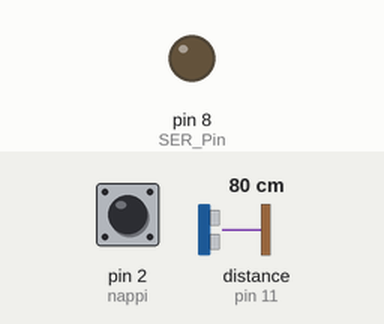
Simulated run of this sketch. Board: Arduino Uno, built with avr-gcc and run on an emulated ATmega328P. Shown: output pins drawn as LEDs (lit = HIGH). Inputs (shaded band) come from the test bench; at power-on: distance to the obstacle (sensor on pin 11) 80 cm, pin 2 (nappi) HIGH. The echo pulse lasts 58.3 µs per cm; random numbers use the default seed unless the sketch sets one; pins used as bus, display or sensor lines are not drawn.

Above: at 1.2 s.
1.3 s: distance to the obstacle (sensor on pin 11) set to 23 cm
2.8 s: distance to the obstacle (sensor on pin 11) set to 19 cm
Timing chart, 0 to 11.8 s (numbered marks = the images above; inputs shaded):
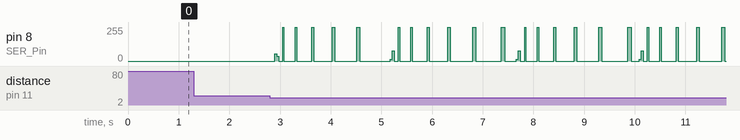

Measured:
- after the input at 1.3 s, every drawn part: stays the same

The sketch:

Prototyyppi.ino
```cpp
#include "Sensori.h"
#include "Pyorayta.h"

int nappi = 2;
void setup() {

 pinMode(SER_Pin, OUTPUT);
 pinMode(RCLK_Pin, OUTPUT);
 pinMode(SRCLK_Pin, OUTPUT);

 randomSeed(analogRead(0));

 //Rekistereiden alustus
 rekiTyhjennys();
 rekiKirjoitus();

 //Nappi

 pinMode(nappi,INPUT_PULLUP);  //Nappikytkin

}

void loop() {

    if(digitalRead(nappi) == LOW) {
    pyorayta();
  } else if (sensori() == true) {
    pyorayta();
  }
}
//IDEA. Näyttö, joka ilmoittaa onko HIGH vai LOW pyöräytys valittuna??
//***************************************************************************************
    //Nopea pyöräytys!
//***************************************************************************************
    //Hidas pyöräytys!
```

Pyorayta.h
```cpp
#define rekistereita 1 //Rekisterien määrä
#define rekisteripinnit rekistereita * 8

void pyorayta();
void rekiTyhjennys(); // Nollaa rekisteri
void rekiKirjoitus(); // Kirjoita rekisteri
void asetaRekisteri(int luku, int luku2); // Aseta rekisterin pinnit high tai low
void pyoraytaViimeinen();

//Rekisterialustukset
int SER_Pin = 8;   //pin 14 on the 75HC595
int RCLK_Pin = 9;  //pin 12 on the 75HC595
int SRCLK_Pin = 10; //pin 11 on the 75HC595

bool rekisterit[rekisteripinnit];

//Muuttujat
int randomi = random(6,8);
 int dilsa = 5;
 int luku;

void pyorayta() {

for(int i = 0; i < randomi; i++) { //Määritetään monestikko pyöräytetään rulettia.
  for (luku = 0; luku <= rekisteripinnit; luku++) {// for looppi 36 mutta tässä prototyypissä 1 rekisteri joten 8 pinniä
      //Ledi päälle
      asetaRekisteri(luku, HIGH);
      rekiKirjoitus();

      delay(dilsa); //Tätä lukua inkrementoidaan. Jokaisen luvun jälkeen arvo kasvaa, jolloin ruletin pyöriminen hidastuu.
      //Ledi pois päältä
      asetaRekisteri(luku, LOW);
      rekiKirjoitus();
      dilsa = dilsa + 1;
    }
  }
  pyoraytaViimeinen();
  }


void rekiTyhjennys(){
 for(int i = rekisteripinnit - 1; i >=  0; i--){
   rekisterit[i] = LOW;
 }
}

void rekiKirjoitus(){
 digitalWrite(RCLK_Pin, LOW);

 for(int i = rekisteripinnit - 1; i >=  0; i--){
   digitalWrite(SRCLK_Pin, LOW);

   int luku = rekisterit[i];

   digitalWrite(SER_Pin, luku);
   digitalWrite(SRCLK_Pin, HIGH);

 }
 digitalWrite(RCLK_Pin, HIGH);
}

void asetaRekisteri(int luku, int luku2){
 rekisterit[luku] = luku2;
}

void pyoraytaViimeinen() { //Jätetään arvottu ledi päälle.

int randomPinnit = random(0,8); /* Arvotaan mikä ledi jätetään päälle.
                                  Ensimmäisessä prototyyppimallissa 8 lediä, joten lukujen arvonta 0,7 välillä.
                                  */
for(int luku1 = 0; luku1 <=  randomPinnit; luku1++) { //Ledi päälle, jos ei ole haluttu arvo, niin mennään if lausekkeeseen sammuttamaan led.
  asetaRekisteri(luku1, HIGH);
  rekiKirjoitus();

if(luku1 != randomPinnit) {
  delay(dilsa);
  asetaRekisteri(luku1, LOW);
  rekiKirjoitus();
  dilsa = dilsa +1;
    }
  }
  //Nollataan arvot seuraavaa pyöräytystä varten.
  rekiTyhjennys();
  dilsa = 5;
}
```

Sensori.h
```cpp
#include <NewPing.h> //Ultraäänisensorikirjasto parannettuna
bool sensori();
NewPing sonar (10,11,20); /*10 = TRIG
                            11 = ECHO
                            20 = Kuinka kauas se tunnistaa (20cm)
                          */

bool sensori() { //Kun sensori tunnistaa liikkeen, lähetetään arvo true.
  if(sonar.ping_cm() > 5){
    return true;
  } else {
    return false;
  }
}
```
